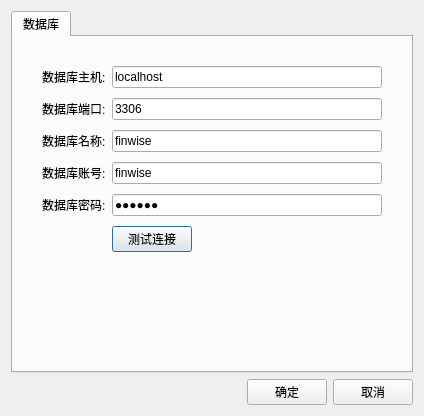
<?xml version="1.0" encoding="UTF-8"?>
<ui version="4.0">
 <class>SetupOptionsDialog</class>
 <widget class="QDialog" name="SetupOptionsDialog">
  <property name="geometry">
   <rect>
    <x>0</x>
    <y>0</y>
    <width>424</width>
    <height>416</height>
   </rect>
  </property>
  <property name="minimumSize">
   <size>
    <width>0</width>
    <height>0</height>
   </size>
  </property>
  <property name="windowTitle">
   <string>设置基金账户</string>
  </property>
  <layout class="QVBoxLayout" name="verticalLayout">
   <item>
    <widget class="QTabWidget" name="tabWidget">
     <property name="currentIndex">
      <number>0</number>
     </property>
     <widget class="QWidget" name="databaseTab">
      <attribute name="title">
       <string>数据库</string>
      </attribute>
      <layout class="QVBoxLayout" name="verticalLayout_2">
       <item>
        <layout class="QGridLayout" name="gridLayout">
         <property name="leftMargin">
          <number>20</number>
         </property>
         <property name="topMargin">
          <number>20</number>
         </property>
         <property name="rightMargin">
          <number>20</number>
         </property>
         <property name="verticalSpacing">
          <number>10</number>
         </property>
         <item row="0" column="0">
          <widget class="QLabel" name="label">
           <property name="sizePolicy">
            <sizepolicy hsizetype="Preferred" vsizetype="Preferred">
             <horstretch>0</horstretch>
             <verstretch>0</verstretch>
            </sizepolicy>
           </property>
           <property name="minimumSize">
            <size>
             <width>0</width>
             <height>0</height>
            </size>
           </property>
           <property name="baseSize">
            <size>
             <width>0</width>
             <height>0</height>
            </size>
           </property>
           <property name="text">
            <string>数据库主机:</string>
           </property>
          </widget>
         </item>
         <item row="0" column="1">
          <widget class="QLineEdit" name="hostLineEdit">
           <property name="text">
            <string>localhost</string>
           </property>
          </widget>
         </item>
         <item row="1" column="0">
          <widget class="QLabel" name="label_2">
           <property name="sizePolicy">
            <sizepolicy hsizetype="Preferred" vsizetype="Preferred">
             <horstretch>0</horstretch>
             <verstretch>0</verstretch>
            </sizepolicy>
           </property>
           <property name="minimumSize">
            <size>
             <width>0</width>
             <height>0</height>
            </size>
           </property>
           <property name="baseSize">
            <size>
             <width>0</width>
             <height>0</height>
            </size>
           </property>
           <property name="text">
            <string>数据库端口:</string>
           </property>
          </widget>
         </item>
         <item row="1" column="1">
          <widget class="QLineEdit" name="portLineEdit">
           <property name="text">
            <string>3306</string>
           </property>
          </widget>
         </item>
         <item row="2" column="0">
          <widget class="QLabel" name="label_5">
           <property name="sizePolicy">
            <sizepolicy hsizetype="Preferred" vsizetype="Preferred">
             <horstretch>0</horstretch>
             <verstretch>0</verstretch>
            </sizepolicy>
           </property>
           <property name="minimumSize">
            <size>
             <width>0</width>
             <height>0</height>
            </size>
           </property>
           <property name="baseSize">
            <size>
             <width>0</width>
             <height>0</height>
            </size>
           </property>
           <property name="text">
            <string>数据库名称:</string>
           </property>
          </widget>
         </item>
         <item row="2" column="1">
          <widget class="QLineEdit" name="databaseLineEdit">
           <property name="text">
            <string>finwise</string>
           </property>
           <property name="echoMode">
            <enum>QLineEdit::EchoMode::Normal</enum>
           </property>
          </widget>
         </item>
         <item row="3" column="0">
          <widget class="QLabel" name="label_3">
           <property name="sizePolicy">
            <sizepolicy hsizetype="Preferred" vsizetype="Preferred">
             <horstretch>0</horstretch>
             <verstretch>0</verstretch>
            </sizepolicy>
           </property>
           <property name="minimumSize">
            <size>
             <width>0</width>
             <height>0</height>
            </size>
           </property>
           <property name="baseSize">
            <size>
             <width>0</width>
             <height>0</height>
            </size>
           </property>
           <property name="text">
            <string>数据库账号:</string>
           </property>
          </widget>
         </item>
         <item row="3" column="1">
          <widget class="QLineEdit" name="userLineEdit">
           <property name="text">
            <string>finwise</string>
           </property>
          </widget>
         </item>
         <item row="4" column="0">
          <widget class="QLabel" name="label_4">
           <property name="sizePolicy">
            <sizepolicy hsizetype="Preferred" vsizetype="Preferred">
             <horstretch>0</horstretch>
             <verstretch>0</verstretch>
            </sizepolicy>
           </property>
           <property name="minimumSize">
            <size>
             <width>0</width>
             <height>0</height>
            </size>
           </property>
           <property name="baseSize">
            <size>
             <width>0</width>
             <height>0</height>
            </size>
           </property>
           <property name="text">
            <string>数据库密码:</string>
           </property>
          </widget>
         </item>
         <item row="4" column="1">
          <widget class="QLineEdit" name="passwordLineEdit">
           <property name="text">
            <string>123456</string>
           </property>
           <property name="echoMode">
            <enum>QLineEdit::EchoMode::Password</enum>
           </property>
          </widget>
         </item>
         <item row="5" column="1">
          <widget class="QPushButton" name="testButton">
           <property name="sizePolicy">
            <sizepolicy hsizetype="Maximum" vsizetype="Fixed">
             <horstretch>0</horstretch>
             <verstretch>0</verstretch>
            </sizepolicy>
           </property>
           <property name="text">
            <string>测试连接</string>
           </property>
          </widget>
         </item>
        </layout>
       </item>
       <item>
        <spacer name="verticalSpacer">
         <property name="orientation">
          <enum>Qt::Orientation::Vertical</enum>
         </property>
         <property name="sizeHint" stdset="0">
          <size>
           <width>20</width>
           <height>198</height>
          </size>
         </property>
        </spacer>
       </item>
       <item>
        <widget class="QLabel" name="msgLabel">
         <property name="text">
          <string/>
         </property>
        </widget>
       </item>
      </layout>
     </widget>
    </widget>
   </item>
   <item>
    <layout class="QHBoxLayout" name="horizontalLayout">
     <item>
      <spacer name="horizontalSpacer">
       <property name="orientation">
        <enum>Qt::Orientation::Horizontal</enum>
       </property>
       <property name="sizeHint" stdset="0">
        <size>
         <width>40</width>
         <height>20</height>
        </size>
       </property>
      </spacer>
     </item>
     <item>
      <widget class="QPushButton" name="okButton">
       <property name="text">
        <string>确定</string>
       </property>
      </widget>
     </item>
     <item>
      <widget class="QPushButton" name="cancelButton">
       <property name="text">
        <string>取消</string>
       </property>
      </widget>
     </item>
    </layout>
   </item>
  </layout>
 </widget>
 <resources/>
 <connections>
  <connection>
   <sender>cancelButton</sender>
   <signal>clicked()</signal>
   <receiver>SetupOptionsDialog</receiver>
   <slot>reject()</slot>
   <hints>
    <hint type="sourcelabel">
     <x>445</x>
     <y>431</y>
    </hint>
    <hint type="destinationlabel">
     <x>489</x>
     <y>434</y>
    </hint>
   </hints>
  </connection>
  <connection>
   <sender>okButton</sender>
   <signal>clicked()</signal>
   <receiver>SetupOptionsDialog</receiver>
   <slot>onOkButtonClicked()</slot>
   <hints>
    <hint type="sourcelabel">
     <x>358</x>
     <y>431</y>
    </hint>
    <hint type="destinationlabel">
     <x>660</x>
     <y>664</y>
    </hint>
   </hints>
  </connection>
  <connection>
   <sender>testButton</sender>
   <signal>clicked()</signal>
   <receiver>SetupOptionsDialog</receiver>
   <slot>onTestButtonClicked()</slot>
   <hints>
    <hint type="sourcelabel">
     <x>126</x>
     <y>162</y>
    </hint>
    <hint type="destinationlabel">
     <x>644</x>
     <y>324</y>
    </hint>
   </hints>
  </connection>
 </connections>
 <slots>
  <slot>onOkButtonClicked()</slot>
  <slot>onTestButtonClicked()</slot>
 </slots>
</ui>
